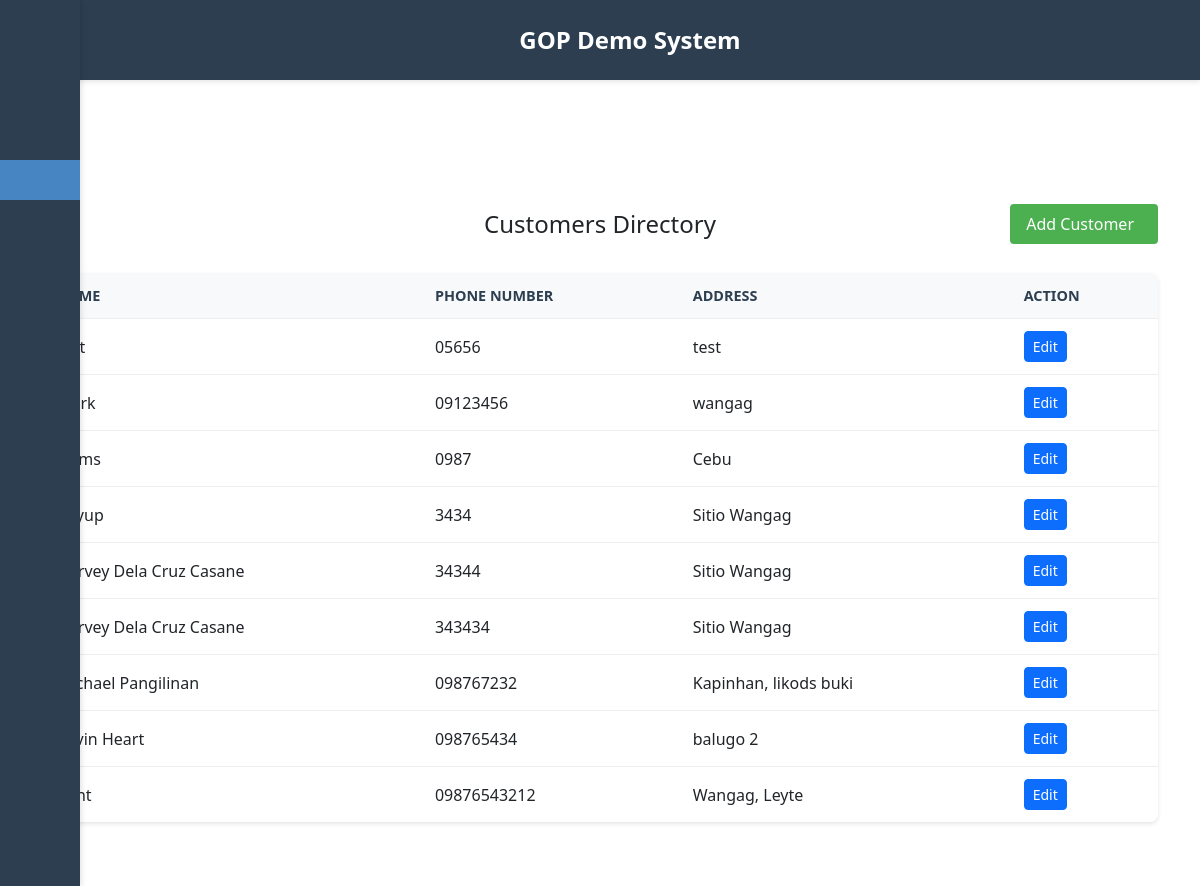
/views/customers/customers.php, run on the app's committed database.
### tables this page shows
CREATE TABLE `customers` (
  `id` int(11) NOT NULL,
  `name` varchar(255) NOT NULL,
  `phone_number` varchar(255) NOT NULL,
  `address` varchar(255) NOT NULL
);

### connection/DBConnection.php (called while the page is built, shortened)
<?php
class DBConnection {
    private $host = "localhost";
    private $username = "root";
    private $password = "";
    private $database = "gop_marketing_db";
    private $conn;
    public function __construct() {
        try {
            $this->conn = new mysqli($this->host, $this->username, $this->password, $this->database);
        } catch (Exception $e) {
            die("Database Connection Error: " . $e->getMessage());
        }
    }
    public function getConnection() {
        return $this->conn;
    }
}
?>

### controller/backend_customers.php (called while the page is built, shortened)
<?php
require_once __DIR__ . '/../connection/DBConnection.php';
class CustomersController {
    private $conn;
    public function __construct() {
        $db = new DBConnection();
        $this->conn = $db->getConnection();
    }
    public function getAllCustomers() {
        $sql = "SELECT * FROM customers ORDER BY id DESC";
        $result = $this->conn->query($sql);
        $customers = [];
        if ($result->num_rows > 0) {
            while ($row = $result->fetch_assoc()) {
                $customers[] = $row;
            }
        }
        return $customers;
    }
}

### views/customers/customers.php (the view, shortened to what this page needs)
<?php
try {
    require_once __DIR__ . '/../../controller/backend_customers.php';
    $customersController = new CustomersController();
    $customers = $customersController->getAllCustomers();
} catch (Exception $e) {
    die("Error: " . $e->getMessage());
}
?>
<!DOCTYPE html>
<html lang="en">
<head>
    <link rel="stylesheet" href="../../styles/sidebar.css">
    <link rel="stylesheet" href="../../styles/customers.css">
    <link rel="stylesheet" href="../../styles/header.css">
    <link href="https://cdn.jsdelivr.net/npm/bootstrap@5.3.0/dist/css/bootstrap.min.css" rel="stylesheet">
</head>
<body>
    <?php require_once '../renderParts/header.php'; ?>
    <?php require_once '../renderParts/sidebar.php'; ?>
    <main class="main-content">
        <div class="container">
            <div class="table-header">
                <div class="customers">
                    <button id="addCustomerBtn" class="add-btn">
                        Add Customer<span class="iconify" data-icon="gg:add-r" data-width="24" data-height="24"></span>
                    </button>
                    <h2>Customers Directory</h2>
                </div>
                <div class="table-wrapper">
                    <table class="customers-table">
                        <thead>
                            <tr>
                                <th>Name</th>
                                <th>Phone Number</th>
                                <th>Address</th>
                                <th>Action</th>
                            </tr>
                        </thead>
                        <tbody>
                            <?php foreach ($customers as $customer): ?>
                            <tr>
                                <td><?php echo $customer['name']; ?></td>
                                <td><?php echo $customer['phone_number']; ?></td>
                                <td><?php echo $customer['address']; ?></td>
                                <td>
                                    <button class="btn btn-sm btn-primary edit-btn"
                                            data-id="<?php echo $customer['id']; ?>"
                                            data-name="<?php echo $customer['name']; ?>"
                                            data-phone="<?php echo $customer['phone_number']; ?>"
                                            data-address="<?php echo $customer['address']; ?>">
                                        Edit
                                    </button>
                                </td>
                            </tr>
                            <?php endforeach; ?>
                        </tbody>
                    </table>
                </div>
            </div>
        </div>
    </main>
</body>
</html>

### styles/sidebar.css (style rules this page uses)
body { margin-left: 60px; }
.container { margin-left: 60px; width: calc(100% - 60px); transition: margin-left 0.3s ease; }

### styles/customers.css (style rules this page uses)
* { margin: 0; padding: 0; box-sizing: border-box; }
body { font-family: Arial, sans-serif; background-color: #f4f6f9; color: #333; padding-top: 120px; }
.container { max-width: 1600px; margin: 4rem auto; padding: 0 20px; position: relative; }
h2 { text-align: center; color: #2c3e50; margin-bottom: 2rem; font-size: 24px; }
.table-wrapper { background-color: white; border-radius: 8px; box-shadow: 0 2px 4px rgba(0, 0, 0, 0.1); overflow: hidden; }
.customers-table { width: 100%; border-collapse: collapse; margin: 0; }
.customers-table th, .customers-table td { padding: 12px 15px; text-align: left; border-bottom: 1px solid #eee; }
.customers-table th { background-color: #f8f9fa; font-weight: bold; color: #2c3e50; text-transform: uppercase; font-size: 0.9rem; }
.customers-table tbody tr:last-child td { border-bottom: none; }
.customers { display: flex; align-items: center; justify-content: center; gap: 15px; margin-bottom: 24px; padding: 10px; border-radius: 8px; position: relative; }
.customers h2 { margin: 0; font-size: 24px; flex-grow: 1; text-align: center; }
.add-btn { position: absolute; right: 0; top: 50%; transform: translateY(-50%); background-color: #4CAF50; color: white; border: none; padding: 8px 16px; border-radius: 4px; cursor: pointer; display: flex; align-items: center; gap: 8px; }
.edit-btn { background-color: #007bff; color: white; border: none; padding: 4px 8px; border-radius: 4px; cursor: pointer; display: inline-flex; align-items: center; gap: 4px; }

### styles/header.css (style rules this page uses)
.container { margin-top: 80px; }

### data on the page
customers: phone_number "05656", address "test"
customers: phone_number "09123456", address "wangag"
customers: phone_number "0987", address "Cebu"
customers: name "hayup", phone_number "3434", address "Sitio Wangag"
customers: name "Harvey Dela Cruz Casane", phone_number "34344", address "Sitio Wangag"
customers: name "Harvey Dela Cruz Casane", phone_number "343434", address "Sitio Wangag"
customers: name "Michael Pangilinan", phone_number "098767232", address "Kapinhan, likods buki"
customers: name "Kevin Heart", phone_number "098765434", address "balugo 2"
customers: phone_number "09876543212", address "Wangag, Leyte"
